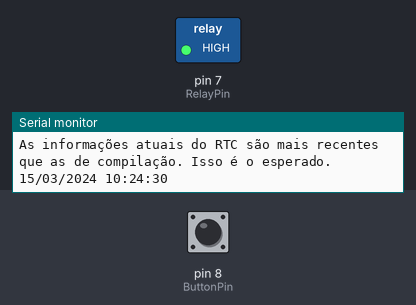
This sketch was run on a simulated Arduino Uno, built with avr-gcc and run on an emulated ATmega328P. On the bench: switched loads named in the sketch (green lamp = pin HIGH), the last lines printed to the serial monitor. Inputs (shaded band) come from the test bench; at power-on: pin 8 (ButtonPin) LOW. The local clock reads 2024-03-15 10:24:30 at power-on unless the sketch sets it.

Above: at 1.2 s.
1.3 s: pin 8 (ButtonPin) pulled HIGH for 2.85 s
At 3.9 s:
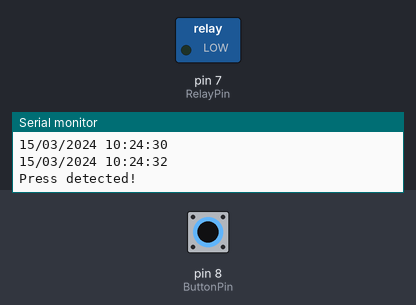
Timing chart, 0 to 5.4 s (numbered marks = the images above; inputs shaded):
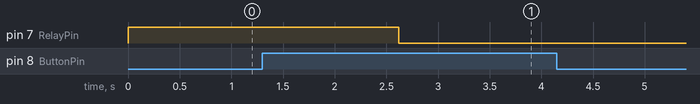

The sketch:

motorAutomatico.ino
```cpp
#include <ThreeWire.h> //INCLUSÃO DA BIBLIOTECA
#include <RtcDS1302.h> //INCLUSÃO DA BIBLIOTECA

ThreeWire myWire(4, 5, 2); //OBJETO DO TIPO ThreeWire
RtcDS1302<ThreeWire> Rtc(myWire); //OBJETO DO TIPO RtcDS1302

const int ButtonPin = 8;     // the number of the pushbutton pin
const int RelayPin =  7;
int buttonState;             // the current reading from the input pin


void setup () {
    Serial.begin(9600); //INICIALIZA A SERIAL
    Rtc.Begin(); //INICIALIZA O RTC
    Serial.print("Compilado em: "); //IMPRIME O TEXTO NO MONITOR SERIAL
    RtcDateTime compiled = RtcDateTime(__DATE__, __TIME__); //VARIÁVEL RECEBE DATA E HORA DE COMPILAÇÃO
    printDateTime(compiled); //PASSA OS PARÂMETROS PARA A FUNÇÃO printDateTime
    Serial.println(); //QUEBRA DE LINHA NA SERIAL
    Serial.println(); //QUEBRA DE LINHA NA SERIAL
    pinMode(RelayPin, OUTPUT);
    pinMode(ButtonPin, INPUT);
    digitalWrite(RelayPin, HIGH);
    setTime(compiled, Rtc);
}

void loop () {
    RtcDateTime now = Rtc.GetDateTime(); //VARIÁVEL RECEBE INFORMAÇÕES
    printDateTime(now); //PASSA OS PARÂMETROS PARA A FUNÇÃO printDateTime
    Serial.println(); //QUEBRA DE LINHA NA SERIAL

    if  (now.Hour() == 6 || now.Hour() == 21){
    if (now.Minute() == 30){
      digitalWrite(RelayPin, LOW);
      Serial.print("It's time!");
      delay(600000);
      digitalWrite(RelayPin, HIGH);
    }
  }

  if (digitalRead(ButtonPin) == HIGH) {
    buttonState = !buttonState;
    Serial.print("Press detected!");
    if (buttonState) {
      digitalWrite(RelayPin, LOW);
    }
    else {
      digitalWrite(RelayPin, HIGH);
    }
  }
    delay(2500); //INTERVALO DE 5 SEGUNDOS
}


void setTime(const RtcDateTime& compiled, RtcDS1302<ThreeWire> Rtc ){
  printDateTime(compiled); //PASSA OS PARÂMETROS PARA A FUNÇÃO printDateTime
    Serial.println(); //QUEBRA DE LINHA NA SERIAL
    Serial.println(); //QUEBRA DE LINHA NA SERIAL

    if(Rtc.GetIsWriteProtected()){ //SE O RTC ESTIVER PROTEGIDO CONTRA GRAVAÇÃO, FAZ
        Serial.println("RTC está protegido contra gravação. Habilitando a gravação agora..."); //IMPRIME O TEXTO NO MONITOR SERIAL
        Rtc.SetIsWriteProtected(false); //HABILITA GRAVAÇÃO NO RTC
        Serial.println(); //QUEBRA DE LINHA NA SERIAL
    }

    if(!Rtc.GetIsRunning()){ //SE RTC NÃO ESTIVER SENDO EXECUTADO, FAZ
        Serial.println("RTC não está funcionando de forma contínua. Iniciando agora..."); //IMPRIME O TEXTO NO MONITOR SERIAL
        Rtc.SetIsRunning(true); //INICIALIZA O RTC
        Serial.println(); //QUEBRA DE LINHA NA SERIAL
    }

    RtcDateTime now = Rtc.GetDateTime(); //VARIÁVEL RECEBE INFORMAÇÕES
    if (now < compiled) { //SE A INFORMAÇÃO REGISTRADA FOR MENOR QUE A INFORMAÇÃO COMPILADA, FAZ
        Serial.println("As informações atuais do RTC estão desatualizadas. Atualizando informações..."); //IMPRIME O TEXTO NO MONITOR SERIAL
        Rtc.SetDateTime(compiled); //INFORMAÇÕES COMPILADAS SUBSTITUEM AS INFORMAÇÕES ANTERIORES
        Serial.println(); //QUEBRA DE LINHA NA SERIAL
    }
    else if (now > compiled){ //SENÃO, SE A INFORMAÇÃO REGISTRADA FOR MAIOR QUE A INFORMAÇÃO COMPILADA, FAZ
        Serial.println("As informações atuais do RTC são mais recentes que as de compilação. Isso é o esperado."); //IMPRIME O TEXTO NO MONITOR SERIAL
        Serial.println(); //QUEBRA DE LINHA NA SERIAL
    }
    else if (now == compiled) { //SENÃO, SE A INFORMAÇÃO REGISTRADA FOR IGUAL A INFORMAÇÃO COMPILADA, FAZ
        Serial.println("As informações atuais do RTC são iguais as de compilação! Não é o esperado, mas está tudo OK."); //IMPRIME O TEXTO NO MONITOR SERIAL
        Serial.println(); //QUEBRA DE LINHA NA SERIAL
    }
}


#define countof(a) (sizeof(a) / sizeof(a[0]))

void printDateTime(const RtcDateTime& dt){
    char datestring[20]; //VARIÁVEL ARMAZENA AS INFORMAÇÕES DE DATA E HORA

    snprintf_P(datestring,
            countof(datestring),
            PSTR("%02u/%02u/%04u %02u:%02u:%02u"), //FORMATO DE EXIBIÇÃO DAS INFORMAÇÕES
            dt.Day(), //DIA
            dt.Month(), //MÊS
            dt.Year(), //ANO
            dt.Hour(), //HORA
            dt.Minute(), //MINUTOS
            dt.Second() ); //SEGUNDOS
    Serial.print(datestring); //IMPRIME NO MONITOR SERIAL AS INFORMAÇÕES
}
```

Measured:
- after the input at 1.3 s, pin 7 (RelayPin): HIGH → LOW after 1.3 s
